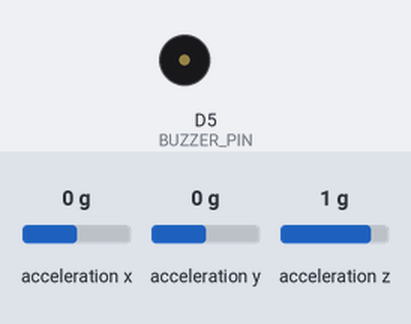
Simulated run of this sketch. Board: ESP8266 (NodeMCU). Shown: buzzer (waves = sounding, pin HIGH). The inputs (shaded band) are chosen by the test bench; at power-on: acceleration x 0 g, acceleration y 0 g, acceleration z 1 g. WiFi joins after 1.5 s; servers stay silent unless stated; what the sketch prints to the serial monitor is not drawn.

Above: at 2.7 s.
2.8 s: acceleration x set to -0.4 g
At 4.6 s:
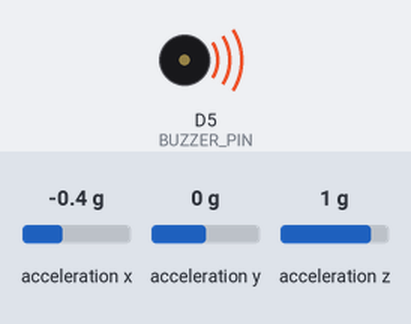
5.7 s: acceleration x set to 0 g
At 8.2 s:
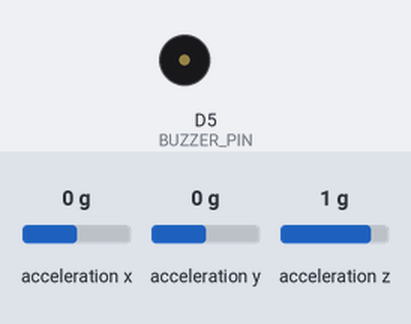
8.6 s: acceleration x set to -1.4 g
At 9.4 s:
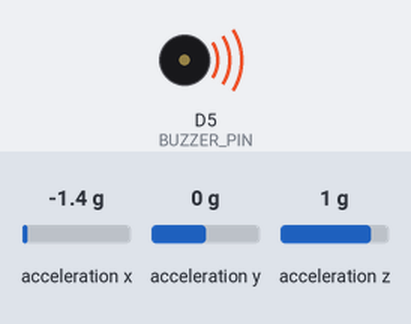
Timing chart, 0 to 11.6 s (numbered marks = the images above; inputs shaded):
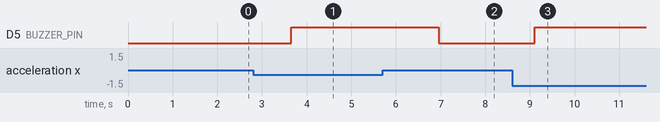

The sketch:

sketch_apr3a.ino
```cpp
#include <Wire.h>
#include <Adafruit_Sensor.h>
#include <Adafruit_ADXL345_U.h>
#include <ESP8266WiFi.h>
#include <FirebaseESP8266.h>
#include <math.h>


const char* ssid ="Prathiksha";
const char* password ="0987654321";


#define FIREBASE_HOST "removed due to risk"
#define FIREBASE_AUTH ""


FirebaseData fbdo;
FirebaseConfig config;
FirebaseAuth auth;

Adafruit_ADXL345_Unified accel = Adafruit_ADXL345_Unified(12345);


#define BUZZER_PIN D5


#define EARTHQUAKE_THRESHOLD 10.1

void setup() {
  Serial.begin(115200);
  pinMode(BUZZER_PIN, OUTPUT);
  digitalWrite(BUZZER_PIN, LOW);


  WiFi.begin(ssid, password);
  Serial.print("Connecting to WiFi");
  while (WiFi.status() != WL_CONNECTED) {
    delay(500);
    Serial.print(".");
  }
  Serial.println("\n✅ Connected to WiFi");

  // Initialize Firebase
  config.host = FIREBASE_HOST;
  config.signer.tokens.legacy_token = FIREBASE_AUTH;

  Firebase.begin(&config, &auth);
  Firebase.reconnectWiFi(true);

  // Initialize ADXL345 accelerometer
  if (!accel.begin(0x1D)) {
    if (!accel.begin(0x53)) {
      Serial.println("❌ ADXL345 not detected!");
      while (1) delay(1000);
    } else {
      Serial.println("✅ ADXL345 detected at 0x53");
    }
  } else {
    Serial.println("✅ ADXL345 detected at 0x1D");
  }

  accel.setRange(ADXL345_RANGE_16_G);
}

void loop() {
  sensors_event_t event;
  accel.getEvent(&event);

  float x = event.acceleration.x;
  float y = event.acceleration.y;
  float z = event.acceleration.z;

  float magnitude = sqrt(x * x + y * y + z * z);

  if (magnitude > 10.2) {
    digitalWrite(BUZZER_PIN, HIGH);
  } else {
    digitalWrite(BUZZER_PIN, LOW);
  }
  Serial.print("X: "); Serial.print(x);
  Serial.print(" Y: "); Serial.print(y);
  Serial.print(" Z: "); Serial.print(z);
  Serial.print(" | Magnitude: "); Serial.println(magnitude);

  bool isEarthquake = magnitude >= EARTHQUAKE_THRESHOLD;

  if(isEarthquake){
    Serial.println("⚠️ EARTHQUAKE ALERT!");

      Firebase.setBool(fbdo, "/ml_trigger", true);
    delay(1000);

    }

  FirebaseJson json;
  json.add("x", x);
  json.add("y", y);
  json.add("z", z);
  json.add("magnitude", magnitude);
  json.add("alert", isEarthquake ? "YES" : "NO");
  json.add("timestamp", millis());

  if (Firebase.pushJSON(fbdo, "/sensor_data", json)) {
    Serial.println("✅ Data sent to Firebase");
  } else {
    Serial.print("❌ Failed to send data: ");
    Serial.println(fbdo.errorReason());
  }

  delay(2000);
}
```

Measured:
- the behaviour switches between -0.2 and -0.3 g on acceleration x (found by bisection; images 0 and 1)
- after the input at 2.8 s, D5 (BUZZER_PIN): LOW → HIGH after 0.86 s
- after the input at 5.7 s, D5 (BUZZER_PIN): HIGH → LOW after 1.3 s
- after the input at 8.6 s, D5 (BUZZER_PIN): LOW → HIGH after 0.51 s
